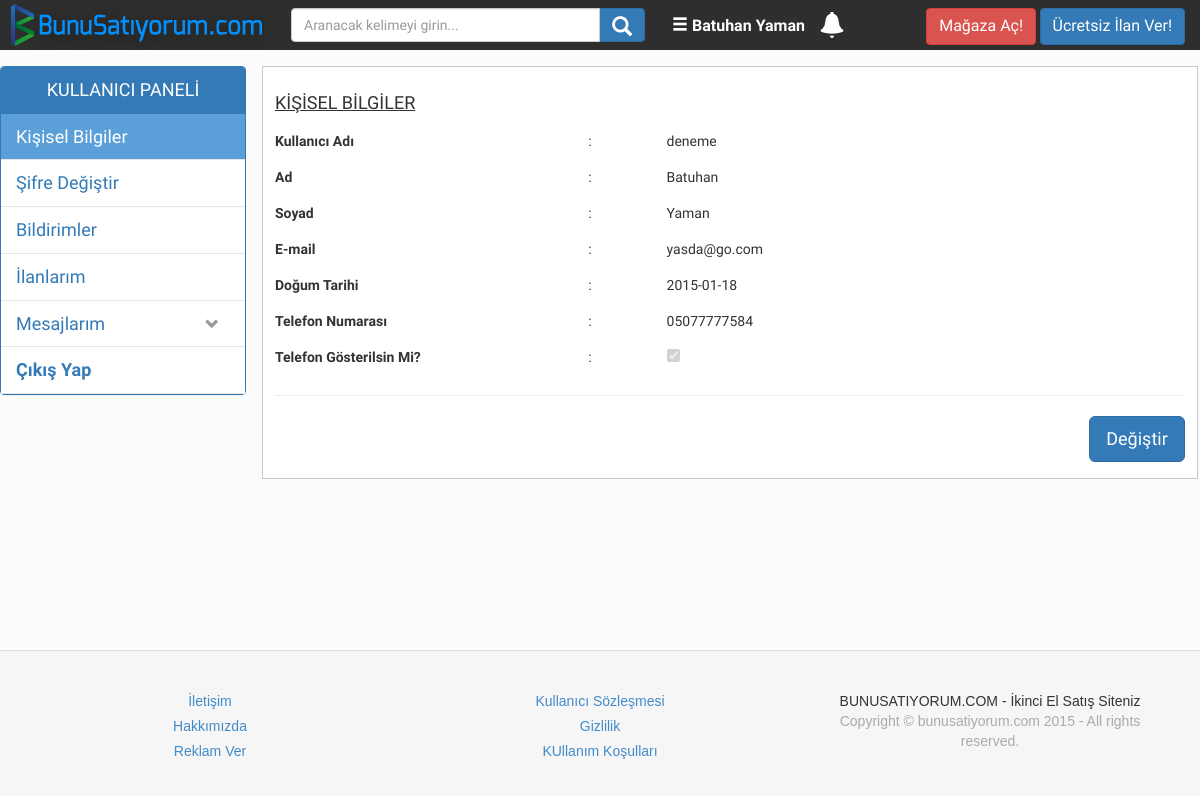
Page /memberpage.php (signed in) on the committed database.
### tables this page shows
CREATE TABLE IF NOT EXISTS `members` (
`memberID` int(11) NOT NULL,
  `name` varchar(255) NOT NULL,
  `surname` varchar(225) NOT NULL,
  `username` varchar(255) NOT NULL,
  `password` varchar(60) NOT NULL,
  `telno` varchar(13) NOT NULL,
  `showTel` tinyint(4) DEFAULT '1',
  `birthDate` date NOT NULL,
  `registerDate` varchar(100) NOT NULL,
  `email` varchar(255) NOT NULL,
  `active` varchar(255) NOT NULL,
  `resetToken` varchar(255) DEFAULT NULL,
  `resetComplete` varchar(3) DEFAULT 'No',
  `notification` int(11) NOT NULL DEFAULT '0',
  `lastProductID` int(11) NOT NULL,
  `il` int(4) NOT NULL,
  `ilce` int(4) NOT NULL
);

### classes/user.php (called while the page is built, shortened)
<?php
class User extends Password{
    private $_db;
    function __construct($db){
    	$this->_db = $db;
		if(isset($_SESSION['username']))
		$this->getValues($_SESSION['username']);
    }
	private function getValues($username){
		$stmt = $this->_db->prepare('SELECT * FROM members WHERE username = :username');
			$stmt->execute(array('username' => $username));
			$row = $stmt->fetch();
			$this->username = $row['username'];
			$this->surname = $row['surname'];
			$this->name = $row['name'];
			$this->telno = $row['telno'];
			$this->birthDate = $row['birthDate'];
			$this->email = $row['email'];
			$this->showTel = $row['showTel'];
		}
	public function is_logged_in(){
		if(isset($_SESSION['loggedin']) && $_SESSION['loggedin'] == true){
			return true;
		}
	}
}
?>

### includes/config.php (called while the page is built, shortened)
<?php
try {
	$db = new PDO("mysql:host=".DBHOST.";dbname=".DBNAME, DBUSER, DBPASS,array(PDO::MYSQL_ATTR_INIT_COMMAND => "SET NAMES utf8"));
	$db->setAttribute(PDO::ATTR_ERRMODE, PDO::ERRMODE_EXCEPTION);
} catch(PDOException $e) {
    echo '<p class="bg-danger">'.$e->getMessage().'</p>';
    exit;
}
include('classes/user.php');
$user = new User($db);
?>

### memberpage.php (the view, shortened to what this page needs)
<?php require('layout/header.php');
?>
<link rel="stylesheet" href="style/single.css">
 <div id="Content" class="clearfix">
           <?php
		   include("profilkate.php");
		   ?>
            <div id="Icerik" class="clearfix">
              <H4><u>KİŞİSEL BİLGİLER</u></H4>
                <?php
				if(isset($_POST['degistir']))
				{
					echo' <form action="memberpage.php" method="post"  >
						 <div class="row">
              	 <div class="col-md-3"><b>Kullanıcı Adı</b></div>
				 <div class="col-md-1">:</div>
				 <div class="col-md-6">'.$user->username.'</div>
              </div>
                    <div class="row">
              	 <div class="col-md-3"><b>Ad</b></div>
				 <div class="col-md-1">:</div>
				 <div class="col-md-6"><input class="form-control" name="name" type="text"  value="'.$user->name.'"></div>
              </div>
			  		 <div class="row">
              	 <div class="col-md-3"><b>Soyad</b></div>
				 <div class="col-md-1">:</div>
				 <div class="col-md-6"><input class="form-control" name="surname" type="text"  value="'.$user->surname.'"></div>
              </div>
                   <div class="row">
              	 <div class="col-md-3"><b>E-mail</b></div>
				 <div class="col-md-1">:</div>
				 <div class="col-md-6"><input class="form-control" name="email" type="email"  value="'.$user->email.'"></div>
              </div>
                   <div class="row">
              	 <div class="col-md-3"><b>Doğum Tarihi</b></div>
				 <div class="col-md-1">:</div>
				 <div class="col-md-6"><input class="form-control"  name="birthDate" type="date"   value="'.$user->birthDate.'"></div>
              </div>
                   <div class="row">
              	 <div class="col-md-3"><b>Telefon Numarası</b></div>
				 <div class="col-md-1">:</div>
				 <div class="col-md-6"><input class="form-control" name="telno" type="tel" value="'.$user->telno.'"></div>
              </div>
               <div class="row">
              	 <div class="col-md-4"><b>Telefon Gösterilsin Mi?</b></div>
				 <div class="col-md-1">:</div>
				 <div class="col-md-6" style="padding-top:6px;"><input  class="checkbox" type="checkbox"  name="showTel" value="1" ';  if($user->showTel == 1){echo "checked"; } echo'></div>
              </div>
                  <hr>
              <div align="right">
              <button  type="submit" name="kaydet" class="btn btn-primary btn-lg">Kaydet</button>
			  </div>
               </form>
					';
					}
				else{
				?>
              <div class="row">
              	 <div class="col-md-4"><b>Kullanıcı Adı</b></div>
                 <div class="col-md-1">:</div>
				 <div class="col-md-6"><?php echo $user->username; ?></div>
              </div>
                    <div class="row">
              	 <div class="col-md-4"><b>Ad</b></div>
                 <div class="col-md-1">:</div>
				 <div class="col-md-6"><?php echo $user->name; ?></div>
              </div>
               		<div class="row">
              	 <div class="col-md-4"><b>Soyad</b></div>
                 <div class="col-md-1">:</div>
				 <div class="col-md-6"><?php echo $user->surname; ?></div>
              </div>
                   <div class="row">
              	 <div class="col-md-4"><b>E-mail</b></div>
                 <div class="col-md-1">:</div>
				 <div class="col-md-6"><?php echo $user->email; ?></div>
              </div>
                   <div class="row">
              	 <div class="col-md-4"><b>Doğum Tarihi</b></div>
                 <div class="col-md-1">:</div>
				 <div class="col-md-6"><?php echo $user->birthDate; ?></div>
              </div>
                   <div class="row">
              	 <div class="col-md-4"><b>Telefon Numarası</b></div>
                 <div class="col-md-1">:</div>
				 <div class="col-md-6"><?php echo $user->telno; ?></div>
              </div>
                <div class="row">
              	 <div class="col-md-4"><b>Telefon Gösterilsin Mi?</b></div>
                 <div class="col-md-1">:</div>
				 <div class="col-md-6" style="padding-top:6px;"><input class="checkbox" type="checkbox"  name="showTel" value="1" disabled="disabled"  <?php if($user->showTel == 1){echo "checked"; } ?>></div>
              </div>
                  <hr>
               <form action="memberpage.php" method="post"  style="text-align:right;">
              <input type="submit" name="degistir" value="Değiştir" class="btn btn-primary btn-lg">
               </form>
               <?php
				}
				?>
            </div>
        </div>
</div>
<?php
require('layout/footer.php');
?>

### layout/header.php (shortened to what this page needs)
<?php
require('includes/config.php');
?>
<!DOCTYPE html>
<html>
    <head>
	<link rel="stylesheet" href="style/boilerplate.css">
	<link rel="stylesheet" href="style/header.css">
    <link href="style/bootstrap/css/bootstrap.css" rel="stylesheet">
    </head>
    <body>
    <div id="primaryContainer" class="primaryContainer clearfix">
        <div id="TopBarBack" class="clearfix">
            <div id="TopBar" class="clearfix">
             <div id="Sol" class="clearfix">
                <a href="index.php"><img src="images/logo3.png"></a>
                </div>
                <div id="Orta" class="clearfix">
              <form action="arama.php" method="post">
                <div class="col-lg-12">
    		<div class="input-group">
      <input name="kelime" placeholder="Aranacak kelimeyi girin..." type="text" class="form-control">
      <span class="input-group-btn">
        <button class="btn btn-primary"   name="ara" type="submit"><span style="font-size:20px;" class="glyphicon glyphicon-search"></span></button>
      </span>
    </div>
  </div>
     </form>
                </div>
                <div  id="Sag" class="clearfix">
                <?php
				if(!$user->is_logged_in()){
              								echo ' <a style="color:#Fff;font-size:16px;" href="login.php">Giriş Yap</a> | <a style="color:#F00;font-size:16px;" href="register.php">Üye Ol!</a> ';
			   							}
										else{
												echo '<a href="memberpage.php" style="font-size:16px;color:#FFF;"><span class="glyphicon glyphicon-menu-hamburger" aria-hidden="true"></span><b> '.$user->name . " " . $user->surname  .'</b></a>';
												echo '&nbsp;&nbsp;&nbsp;&nbsp;<a href="notifications.php"><span class="glyphicon glyphicon-bell" style="font-size:26px;color:#FFF; position:absolute; margin-top:12px;" aria-hidden="true"> <a href="memberpage.php"><span style="background-color:#ff0000;position:absolute; margin-top:-8px;margin-left:10px;padding-left:6px;padding-top:1px;"  class="badge badge-primary">'; if($user->notification != 0)echo $user->notification; echo'</span></a>
												</span></a>';
											}
			   ?></div>
               <div align="right"  id="Ilan" class="clearfix">
                <a href="magaza.php"><button class="btn btn-danger" style="font-size:16px;" tabindex="5">Mağaza Aç!</button></a>
                <a href="add.php"><button class="btn btn-primary" style="font-size:16px;" tabindex="5">Ücretsiz İlan Ver!</button></a>
                </div>
            </div>
        </div>

### style/boilerplate.css (style rules this page uses)
html { font-size: 100%; overflow-y: scroll; -webkit-text-size-adjust: 100%; -ms-text-size-adjust: 100%; }
body { margin: 0; font-size: 100%; line-height: 1.231; }
body, button, input, select, textarea { font-family: helvetica, arial,"lucida grande", verdana, "メイリオ", "ＭＳ Ｐゴシック", sans-serif; color: #222; }
b, strong { font-weight: bold; }
hr { display: block; height: 1px; border: 0; border-top: 1px solid #ccc; margin: 1em 0; padding: 0; }
img { border: 0; -ms-interpolation-mode: bicubic; vertical-align: middle; }
form { margin: 0; }
button, input, select, textarea { font-size: 100%; margin: 0; vertical-align: baseline; *vertical-align: middle; }
button, input { line-height: normal; }
button, input[type="button"], input[type="reset"], input[type="submit"] { cursor: pointer; -webkit-appearance: button; *overflow: visible; }
input[type="checkbox"], input[type="radio"] { box-sizing: border-box; padding: 0; }
.clearfix:before, .clearfix:after { content: ""; display: table; }
.clearfix:after { clear: both; }
.clearfix { *zoom: 1; }
html { overflow-y: auto; background-color: transparent; height: 100%; }
body { background: #fff; font: normal 100%; position: relative; height: 100%; }
body, div, img, p, button, input, select, textarea, a { box-sizing: border-box; }
input { cursor: default; display: block; }

### style/header.css (style rules this page uses)
.primaryContainer { font-family: 'Hind', sans-serif; height: auto; margin-left: auto; margin-right: auto; min-height: 650px; width: 100%; background-color:#FCFCFC; float: none; clear: none; position: relative; }
#TopBarBack { float: none; height: 50px; margin: 0px auto; clear: none; width: 100%; min-height: 0px; min-width: 0px; background-color: rgb(60, 60, 60); }
#TopBar { float: none; height: 50px; margin-left: auto; margin-top: 0px; clear: none; width: 1200px; min-width:950px; max-width:1250px; background-color: rgb(46, 46, 46); margin-right: auto; }
#Sag { float: left; height: 50px; padding: 4px; padding-top: 15px; width: 250px; }
#Ilan { float: left; height: 50px; padding: 8px; padding-left:5px; width: 275px; }
#Sol { float: left; height: 50px; margin-left: 8px; clear: none; width: 260px; margin-right: 0%; }
#Orta { float: left; height: 50px; margin-left: 0; margin-top: 0px; clear: none; width: 400px; margin-right: 0%; padding:8px; }

### style/single.css (style rules this page uses)
#Content { float: none; height: auto; clear: none; width: 1200px; min-width:950px; max-width:1250px; position: static; top: 0px; left: 0px; overflow: visible; margin-top: 16px; margin-left: auto; display: block; margin-right: auto; min-height: 400px; }
#Icerik { float: left; height: auto; clear: none; width: 77.98%; min-width:650px; position: static; z-index: 1; min-height: 400px; margin: 0px 0px 0px 16px; border: 1px solid rgb(200, 200, 200); padding:12px; padding-top: 16px; padding-bottom: 16px; background-color:#FFF; line-height: 36px; }

### rows in the picture
members: name "Batuhan", surname "Yaman", username "deneme", email "yasda@go.com", birthDate "2015-01-18", telno "05077777584", showTel "☑"
